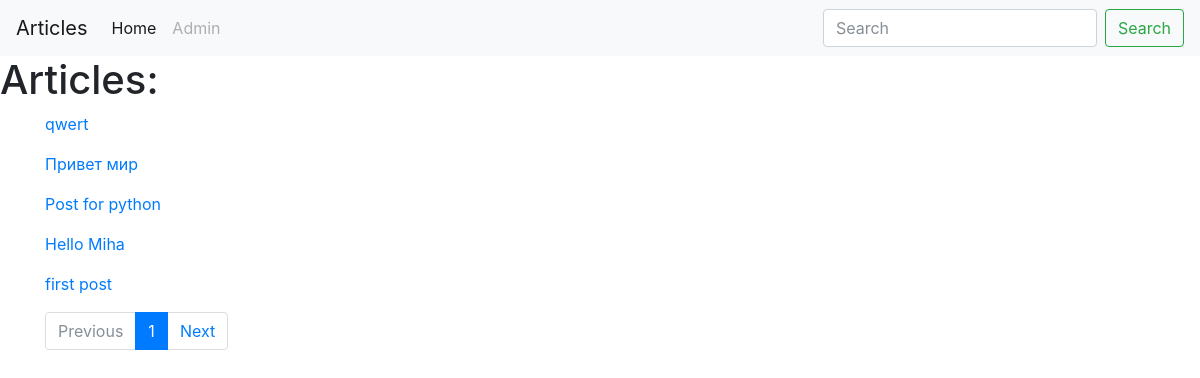
Page /articles/ (signed in) on the earlier database version.
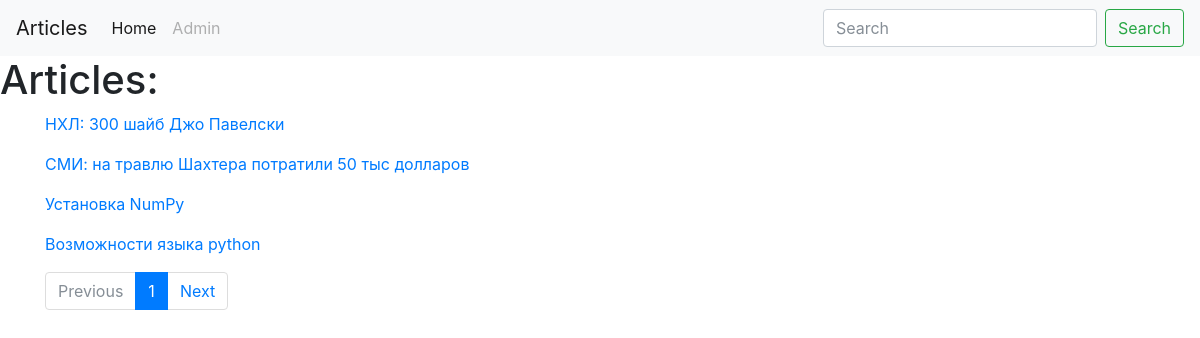
Same page on the later database version.
### models.py (models this page shows, shortened)
class Post(db.Model):
    id = db.Column(db.Integer, primary_key = True)
    title = db.Column(db.String(140))
    slug = db.Column(db.String(140), unique=True)
    body = db.Column(db.Text)
    timestamp = db.Column(db.DateTime, default=datetime.now())
    authors = db.relationship('User', secondary=authors_join, lazy='joined',
                              backref=db.backref('post',
                                                 lazy='dynamic'))
    tags = db.relationship('Tag', secondary=post_tags,
                           backref= db.backref('post',
                                               lazy='dynamic'))#определяем тип возвразаемых данных

### posts/blueprint.py (the view)
@posts.route('/')
def index():
    q = request.args.get('q')
    page = request.args.get('page')
    if page and page.isdigit():
        page = int(page)
    else:
        page = 1
    if q:
        posts = Post.query.filter(Post.title.contains(q) | Post.body.contains(q)) #.all()
    else:
        posts = Post.query.order_by(Post.timestamp.desc())
    pages = posts.paginate(page=page, per_page=5)
    return render_template('posts/index.html', posts=posts, pages=pages)

### posts/templates/posts/index.html (shortened to what this page needs)
{% extends 'base.html' %}
{% block content_title %}
    <h1>
    Articles:
    </h1>
{% endblock %}
{% block content %}
    {% for post in pages.items %}
        <p>
            <a href="{{ url_for('posts.post_detail', slug=post.slug) }}">{{ post.title }} </a>
        </p>
    {% endfor %}
    <nav>
        <ul class="pagination">
            <li {% if not pages.has_prev %} class="page-item disabled"{% endif %}>
                <a class="page-link" href="./?page={{ pages.prev_num }}" tabindex="-1">Previous</a></li>
            {% for page in pages.iter_pages() %}
                <li {% if page == pages.page %}class="page-item active" {% endif %}>
                    <a class="page-link" href="./?page={{ page }}">{{ page }}<span class="sr-only">(current)</span></a></li>
            {% endfor %}
            <li class="page-item"><a class="page-link" href="./?page={{ pages.next_num }}">Next</a></li>
        </ul>
    </nav>
{% endblock %}

### templates/base.html (shortened to what this page needs)
<!DOCTYPE html>
<html lang="en">
<!DOCTYPE html>
<html lang="en">
<head>
<link rel="stylesheet" href="{{ url_for('static', filename='bootstrap.min.css') }}">
</head>
<body>
<nav class="navbar navbar-expand-lg navbar-light bg-light">
  <a class="navbar-brand" href="{{ url_for('posts.index') }}">Articles</a>
  <div class="collapse navbar-collapse" id="navbarSupportedContent">
    <ul class="navbar-nav mr-auto">
      <li class="nav-item active">
        <a class="nav-link" href="{{ url_for('index') }}">Home <span class="sr-only">(current)</span></a>
      </li>
        <li class="nav-item">
                  {% if current_user.has_role('author') %}
                      <a class="nav-link disabled" href="{{ url_for('posts.create_post') }}">Create article</a>
                      {% elif current_user.has_role('admin')%}
                      <a class="nav-link disabled" href="/admin">Admin</a>
                      {% else %}
                      <a class="nav-link disabled" href="/register">Registration</a>
                  {% endif %}
        </li>
    </ul>
    <form class="form-inline my-2 my-lg-0" method="GET">
      <input class="form-control mr-sm-2" type="search" placeholder="Search" aria-label="Search"
             name="q" value="{{ request.args.get('q','') }}">
      <button class="btn btn-outline-success my-2 my-sm-0" type="submit">Search</button>
    </form>
  </div>
</nav>
    <div class="plain">
    {% block content_title %}{% endblock %}
    </div>
    <div class="container">
        {% block content %}
        {% endblock %}
    </div>
</body>
</html>

Differences in the rows shown:
removed Post: title "qwert"
removed Post: title "Привет мир"
removed Post: title "Post for python"
removed Post: title "Hello Miha"
removed Post: title "first post"
added Post: title "НХЛ: 300 шайб Джо Павелски"
added Post: title "СМИ: на травлю Шахтера потратили 50 тыс долларов"
added Post: title "Установка NumPy"
added Post: title "Возможности языка python"
